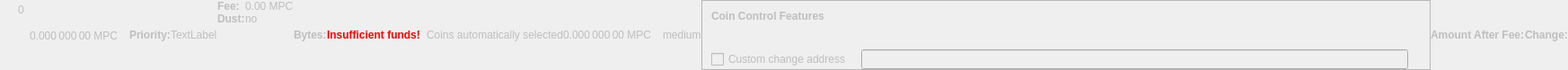
    <widget class="QWidget" name="dummyHideWidget" native="true">
     <property name="enabled">
      <bool>false</bool>
     </property>
     <property name="maximumSize">
      <size>
       <width>100</width>
       <height>22</height>
      </size>
     </property>
     <layout class="QHBoxLayout" name="dummyHideLayout">
      <property name="spacing">
       <number>0</number>
      </property>
      <property name="margin">
       <number>0</number>
      </property>
      <item>
       <layout class="QFormLayout" name="formLayoutCoinControl1">
        <property name="horizontalSpacing">
         <number>10</number>
        </property>
        <property name="verticalSpacing">
         <number>14</number>
        </property>
        <property name="leftMargin">
         <number>10</number>
        </property>
        <property name="topMargin">
         <number>4</number>
        </property>
        <property name="rightMargin">
         <number>6</number>
        </property>
        <item row="0" column="1">
         <widget class="QLabel" name="labelCoinControlBytes">
          <property name="cursor">
           <cursorShape>IBeamCursor</cursorShape>
          </property>
          <property name="contextMenuPolicy">
           <enum>Qt::ActionsContextMenu</enum>
          </property>
          <property name="text">
           <string notr="true">0</string>
          </property>
          <property name="textInteractionFlags">
           <set>Qt::LinksAccessibleByMouse|Qt::TextSelectableByKeyboard|Qt::TextSelectableByMouse</set>
          </property>
         </widget>
        </item>
       </layout>
      </item>
      <item>
       <widget class="QLabel" name="labelCoinControlAfterFee">
        <property name="enabled">
         <bool>false</bool>
        </property>
        <property name="sizePolicy">
         <sizepolicy hsizetype="Fixed" vsizetype="Fixed">
          <horstretch>0</horstretch>
          <verstretch>0</verstretch>
         </sizepolicy>
        </property>
        <property name="minimumSize">
         <size>
          <width>111</width>
          <height>12</height>
         </size>
        </property>
        <property name="maximumSize">
         <size>
          <width>111</width>
          <height>12</height>
         </size>
        </property>
        <property name="cursor">
         <cursorShape>IBeamCursor</cursorShape>
        </property>
        <property name="contextMenuPolicy">
         <enum>Qt::ActionsContextMenu</enum>
        </property>
        <property name="text">
         <string notr="true">0.000 000 00 MPC</string>
        </property>
        <property name="textInteractionFlags">
         <set>Qt::LinksAccessibleByMouse|Qt::TextSelectableByKeyboard|Qt::TextSelectableByMouse</set>
        </property>
       </widget>
      </item>
      <item>
       <widget class="QLabel" name="labelCoinControlPriorityText">
        <property name="enabled">
         <bool>false</bool>
        </property>
        <property name="font">
         <font>
          <weight>75</weight>
          <bold>true</bold>
         </font>
        </property>
        <property name="text">
         <string>Priority:</string>
        </property>
       </widget>
      </item>
      <item>
       <layout class="QHBoxLayout" name="horizontalLayout">
        <item>
         <widget class="QLabel" name="WarningLabel">
          <property name="text">
           <string>TextLabel</string>
          </property>
         </widget>
        </item>
       </layout>
      </item>
      <item>
       <layout class="QFormLayout" name="formLayoutCoinControl3">
        <property name="horizontalSpacing">
         <number>0</number>
        </property>
        <property name="verticalSpacing">
         <number>0</number>
        </property>
        <property name="leftMargin">
         <number>0</number>
        </property>
        <property name="topMargin">
         <number>0</number>
        </property>
        <property name="rightMargin">
         <number>0</number>
        </property>
        <item row="0" column="0">
         <widget class="QLabel" name="labelCoinControlFeeText">
          <property name="enabled">
           <bool>false</bool>
          </property>
          <property name="font">
           <font>
            <weight>75</weight>
            <bold>true</bold>
           </font>
          </property>
          <property name="text">
           <string>Fee:</string>
          </property>
          <property name="margin">
           <number>0</number>
          </property>
         </widget>
        </item>
        <item row="0" column="1">
         <widget class="QLabel" name="labelCoinControlFee">
          <property name="enabled">
           <bool>false</bool>
          </property>
          <property name="cursor">
           <cursorShape>IBeamCursor</cursorShape>
          </property>
          <property name="contextMenuPolicy">
           <enum>Qt::ActionsContextMenu</enum>
          </property>
          <property name="text">
           <string notr="true">0.00 MPC</string>
          </property>
          <property name="textInteractionFlags">
           <set>Qt::LinksAccessibleByMouse|Qt::TextSelectableByKeyboard|Qt::TextSelectableByMouse</set>
          </property>
         </widget>
        </item>
        <item row="1" column="0">
         <widget class="QLabel" name="labelCoinControlLowOutputText">
          <property name="enabled">
           <bool>false</bool>
          </property>
          <property name="font">
           <font>
            <weight>75</weight>
            <bold>true</bold>
           </font>
          </property>
          <property name="text">
           <string>Dust:</string>
          </property>
         </widget>
        </item>
        <item row="1" column="1">
         <widget class="QLabel" name="labelCoinControlLowOutput">
          <property name="enabled">
           <bool>false</bool>
          </property>
          <property name="cursor">
           <cursorShape>IBeamCursor</cursorShape>
          </property>
          <property name="contextMenuPolicy">
           <enum>Qt::ActionsContextMenu</enum>
          </property>
          <property name="text">
           <string>no</string>
          </property>
          <property name="textInteractionFlags">
           <set>Qt::LinksAccessibleByMouse|Qt::TextSelectableByKeyboard|Qt::TextSelectableByMouse</set>
          </property>
         </widget>
        </item>
       </layout>
      </item>
      <item>
       <widget class="QLabel" name="labelCoinControlBytesText">
        <property name="enabled">
         <bool>false</bool>
        </property>
        <property name="font">
         <font>
          <weight>75</weight>
          <bold>true</bold>
         </font>
        </property>
        <property name="text">
         <string>Bytes:</string>
        </property>
       </widget>
      </item>
      <item>
       <layout class="QFormLayout" name="formLayoutCoinControl2">
        <property name="horizontalSpacing">
         <number>0</number>
        </property>
        <property name="verticalSpacing">
         <number>0</number>
        </property>
        <property name="leftMargin">
         <number>0</number>
        </property>
        <property name="topMargin">
         <number>0</number>
        </property>
        <property name="rightMargin">
         <number>0</number>
        </property>
       </layout>
      </item>
      <item>
       <layout class="QHBoxLayout" name="horizontalLayoutCoinControl2">
        <property name="spacing">
         <number>0</number>
        </property>
        <property name="bottomMargin">
         <number>0</number>
        </property>
       </layout>
      </item>
      <item>
       <widget class="QLabel" name="labelCoinControlInsuffFunds">
        <property name="enabled">
         <bool>false</bool>
        </property>
        <property name="minimumSize">
         <size>
          <width>0</width>
          <height>0</height>
         </size>
        </property>
        <property name="font">
         <font>
          <weight>75</weight>
          <bold>true</bold>
         </font>
        </property>
        <property name="styleSheet">
         <string notr="true">color:red;font-weight:bold;</string>
        </property>
        <property name="text">
         <string>Insufficient funds!</string>
        </property>
        <property name="margin">
         <number>5</number>
        </property>
       </widget>
      </item>
      <item>
       <layout class="QFormLayout" name="formLayoutCoinControl4">
        <property name="horizontalSpacing">
         <number>0</number>
        </property>
        <property name="verticalSpacing">
         <number>0</number>
        </property>
        <property name="leftMargin">
         <number>0</number>
        </property>
        <property name="topMargin">
         <number>0</number>
        </property>
        <property name="rightMargin">
         <number>0</number>
        </property>
       </layout>
      </item>
      <item>
       <widget class="QLabel" name="labelCoinControlChangeLabel">
        <property name="enabled">
         <bool>false</bool>
        </property>
        <property name="sizePolicy">
         <sizepolicy hsizetype="Preferred" vsizetype="Expanding">
          <horstretch>0</horstretch>
          <verstretch>0</verstretch>
         </sizepolicy>
        </property>
        <property name="minimumSize">
         <size>
          <width>0</width>
          <height>0</height>
         </size>
        </property>
        <property name="text">
         <string/>
        </property>
        <property name="margin">
         <number>3</number>
        </property>
       </widget>
      </item>
      <item>
       <widget class="QLabel" name="labelCoinControlAutomaticallySelected">
        <property name="enabled">
         <bool>false</bool>
        </property>
        <property name="sizePolicy">
         <sizepolicy hsizetype="Fixed" vsizetype="Fixed">
          <horstretch>0</horstretch>
          <verstretch>0</verstretch>
         </sizepolicy>
        </property>
        <property name="minimumSize">
         <size>
          <width>0</width>
          <height>0</height>
         </size>
        </property>
        <property name="maximumSize">
         <size>
          <width>240</width>
          <height>16777215</height>
         </size>
        </property>
        <property name="text">
         <string>Coins automatically selected</string>
        </property>
        <property name="margin">
         <number>5</number>
        </property>
       </widget>
      </item>
      <item>
       <widget class="QLabel" name="labelCoinControlChange">
        <property name="enabled">
         <bool>false</bool>
        </property>
        <property name="sizePolicy">
         <sizepolicy hsizetype="Fixed" vsizetype="Fixed">
          <horstretch>0</horstretch>
          <verstretch>0</verstretch>
         </sizepolicy>
        </property>
        <property name="minimumSize">
         <size>
          <width>111</width>
          <height>0</height>
         </size>
        </property>
        <property name="maximumSize">
         <size>
          <width>111</width>
          <height>16777215</height>
         </size>
        </property>
        <property name="cursor">
         <cursorShape>IBeamCursor</cursorShape>
        </property>
        <property name="contextMenuPolicy">
         <enum>Qt::ActionsContextMenu</enum>
        </property>
        <property name="text">
         <string notr="true">0.000 000 00 MPC</string>
        </property>
        <property name="textInteractionFlags">
         <set>Qt::LinksAccessibleByMouse|Qt::TextSelectableByKeyboard|Qt::TextSelectableByMouse</set>
        </property>
       </widget>
      </item>
      <item>
       <widget class="QLabel" name="labelCoinControlPriority">
        <property name="enabled">
         <bool>false</bool>
        </property>
        <property name="cursor">
         <cursorShape>IBeamCursor</cursorShape>
        </property>
        <property name="contextMenuPolicy">
         <enum>Qt::ActionsContextMenu</enum>
        </property>
        <property name="text">
         <string>medium</string>
        </property>
        <property name="textInteractionFlags">
         <set>Qt::LinksAccessibleByMouse|Qt::TextSelectableByKeyboard|Qt::TextSelectableByMouse</set>
        </property>
       </widget>
      </item>
      <item>
       <widget class="QFrame" name="frameCoinControl">
        <property name="sizePolicy">
         <sizepolicy hsizetype="Expanding" vsizetype="Expanding">
          <horstretch>0</horstretch>
          <verstretch>0</verstretch>
         </sizepolicy>
        </property>
        <property name="maximumSize">
         <size>
          <width>16777215</width>
          <height>16777215</height>
         </size>
        </property>
        <property name="frameShape">
         <enum>QFrame::StyledPanel</enum>
        </property>
        <property name="frameShadow">
         <enum>QFrame::Sunken</enum>
        </property>
        <layout class="QVBoxLayout" name="verticalLayoutCoinControl2_2">
         <property name="spacing">
          <number>0</number>
         </property>
         <property name="margin">
          <number>0</number>
         </property>
         <item>
          <layout class="QVBoxLayout" name="verticalLayoutCoinControl" stretch="0,0,0,1">
           <property name="spacing">
            <number>0</number>
           </property>
           <property name="leftMargin">
            <number>10</number>
           </property>
           <property name="topMargin">
            <number>10</number>
           </property>
           <item>
            <layout class="QHBoxLayout" name="horizontalLayoutCoinControl1">
             <property name="bottomMargin">
              <number>15</number>
             </property>
             <item>
              <widget class="QLabel" name="labelCoinControlFeatures">
               <property name="enabled">
                <bool>false</bool>
               </property>
               <property name="sizePolicy">
                <sizepolicy hsizetype="Preferred" vsizetype="Maximum">
                 <horstretch>0</horstretch>
                 <verstretch>0</verstretch>
                </sizepolicy>
               </property>
               <property name="font">
                <font>
                 <weight>75</weight>
                 <bold>true</bold>
                </font>
               </property>
               <property name="styleSheet">
                <string notr="true">font-weight:bold;</string>
               </property>
               <property name="text">
                <string>Coin Control Features</string>
               </property>
              </widget>
             </item>
            </layout>
           </item>
           <item>
            <widget class="QWidget" name="widgetCoinControl" native="true">
             <property name="sizePolicy">
              <sizepolicy hsizetype="Preferred" vsizetype="Preferred">
               <horstretch>0</horstretch>
               <verstretch>0</verstretch>
              </sizepolicy>
             </property>
             <property name="minimumSize">
              <size>
               <width>0</width>
               <height>0</height>
              </size>
             </property>
             <property name="styleSheet">
              <string notr="true"/>
             </property>
             <layout class="QHBoxLayout" name="horizontalLayoutCoinControl5_2">
              <property name="margin">
               <number>0</number>
              </property>
              <item>
               <layout class="QHBoxLayout" name="horizontalLayoutCoinControl3">
                <property name="spacing">
                 <number>20</number>
                </property>
                <property name="topMargin">
                 <number>0</number>
                </property>
                <property name="bottomMargin">
                 <number>10</number>
                </property>
               </layout>
              </item>
             </layout>
            </widget>
           </item>
           <item>
            <layout class="QHBoxLayout" name="horizontalLayoutCoinControl4" stretch="0,0,0">
             <property name="spacing">
              <number>12</number>
             </property>
             <property name="sizeConstraint">
              <enum>QLayout::SetDefaultConstraint</enum>
             </property>
             <property name="topMargin">
              <number>5</number>
             </property>
             <property name="rightMargin">
              <number>5</number>
             </property>
             <item>
              <widget class="QCheckBox" name="checkBoxCoinControlChange">
               <property name="enabled">
                <bool>false</bool>
               </property>
               <property name="toolTip">
                <string>If this is activated, but the change address is empty or invalid, change will be sent to a newly generated address.</string>
               </property>
               <property name="text">
                <string>Custom change address</string>
               </property>
              </widget>
             </item>
             <item>
              <widget class="QValidatedLineEdit" name="lineEditCoinControlChange">
               <property name="enabled">
                <bool>false</bool>
               </property>
               <property name="sizePolicy">
                <sizepolicy hsizetype="Expanding" vsizetype="Fixed">
                 <horstretch>0</horstretch>
                 <verstretch>0</verstretch>
                </sizepolicy>
               </property>
              </widget>
             </item>
             <item>
              <widget class="QLabel" name="labelCoinControlChangeLabel_2">
               <property name="sizePolicy">
                <sizepolicy hsizetype="Preferred" vsizetype="Expanding">
                 <horstretch>0</horstretch>
                 <verstretch>0</verstretch>
                </sizepolicy>
               </property>
               <property name="minimumSize">
                <size>
                 <width>0</width>
                 <height>0</height>
                </size>
               </property>
               <property name="text">
                <string/>
               </property>
               <property name="margin">
                <number>3</number>
               </property>
              </widget>
             </item>
            </layout>
           </item>
           <item>
            <spacer name="verticalSpacerCoinControl">
             <property name="orientation">
              <enum>Qt::Vertical</enum>
             </property>
             <property name="sizeHint" stdset="0">
              <size>
               <width>800</width>
               <height>1</height>
              </size>
             </property>
            </spacer>
           </item>
          </layout>
         </item>
        </layout>
       </widget>
      </item>
      <item>
       <widget class="QLabel" name="labelCoinControlAfterFeeText">
        <property name="enabled">
         <bool>false</bool>
        </property>
        <property name="minimumSize">
         <size>
          <width>0</width>
          <height>0</height>
         </size>
        </property>
        <property name="maximumSize">
         <size>
          <width>16777215</width>
          <height>16777215</height>
         </size>
        </property>
        <property name="font">
         <font>
          <weight>75</weight>
          <bold>true</bold>
         </font>
        </property>
        <property name="text">
         <string>Amount After Fee:</string>
        </property>
        <property name="alignment">
         <set>Qt::AlignLeading|Qt::AlignLeft|Qt::AlignVCenter</set>
        </property>
        <property name="margin">
         <number>0</number>
        </property>
       </widget>
      </item>
      <item>
       <widget class="QLabel" name="labelCoinControlChangeText">
        <property name="enabled">
         <bool>false</bool>
        </property>
        <property name="sizePolicy">
         <sizepolicy hsizetype="Preferred" vsizetype="Preferred">
          <horstretch>0</horstretch>
          <verstretch>0</verstretch>
         </sizepolicy>
        </property>
        <property name="minimumSize">
         <size>
          <width>0</width>
          <height>0</height>
         </size>
        </property>
        <property name="maximumSize">
         <size>
          <width>16777215</width>
          <height>16777215</height>
         </size>
        </property>
        <property name="font">
         <font>
          <weight>75</weight>
          <bold>true</bold>
         </font>
        </property>
        <property name="text">
         <string>Change:</string>
        </property>
        <property name="alignment">
         <set>Qt::AlignLeading|Qt::AlignLeft|Qt::AlignVCenter</set>
        </property>
       </widget>
      </item>
     </layout>
    </widget>
